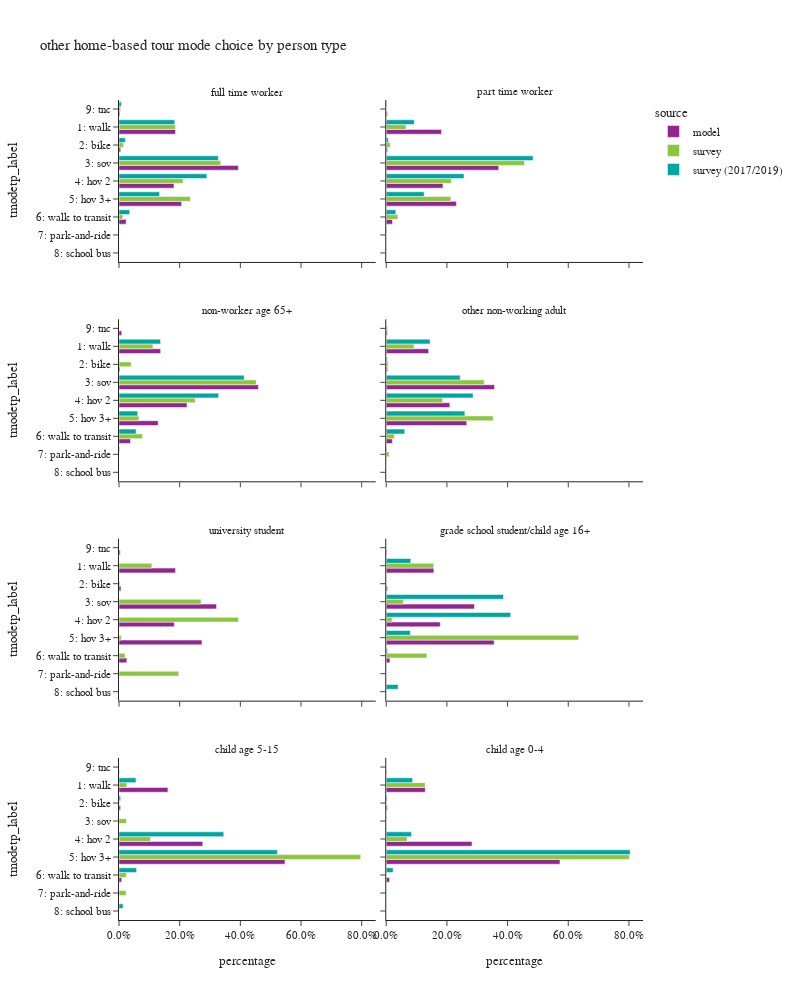

Source (notebook cell):
### Code cell
plot_mode_choice(hb_tour,"pptyp_label",
                 {"pptyp_label":["full time worker","part time worker","non-worker age 65+","other non-working adult",
                                 "university student","grade school student/child age 16+","child age 5-15","child age 0-4"],
                  "tmodetp_label":["1: walk","2: bike","3: sov","4: hov 2","5: hov 3+","6: walk to transit",
                                   "7: park-and-ride","8: school bus","9: other–survey only"]},
                 "person type",2,1000)

### Figure 1 — Plotly figure (JSON) as saved in the notebook; plotly's stock layout.template omitted (floating-point values rounded to 4 significant figures)
{"data": [{"alignmentgroup": "True", "customdata": [[182629], [5610], [386160], [177937], [202324], [23255], [2827]], "hovertemplate": "source=model<br>pptyp_label=full time worker<br>percentage=%{x}<br>tmodetp_label=%{y}<br>sample count=%{customdata[0]}<extra></extra>", "legendgroup": "model", "marker": {"color": "#91268F", "pattern": {"shape": ""}}, "name": "model", "offsetgroup": "model", "orientation": "h", "showlegend": true, "textposition": "auto", "type": "bar", "x": [0.1862, 0.00572, 0.3937, 0.1814, 0.2063, 0.02371, 0.002883], "xaxis": "x7", "y": ["1: walk", "2: bike", "3: sov", "4: hov 2", "5: hov 3+", "6: walk to transit", "9: tnc"], "yaxis": "y7"}, {"alignmentgroup": "True", "customdata": [[58969], [1441], [119880], [60484], [74740], [6618], [1228]], "hovertemplate": "source=model<br>pptyp_label=part time worker<br>percentage=%{x}<br>tmodetp_label=%{y}<br>sample count=%{customdata[0]}<extra></extra>", "legendgroup": "model", "marker": {"color": "#91268F", "pattern": {"shape": ""}}, "name": "model", "offsetgroup": "model", "orientation": "h", "showlegend": false, "textposition": "auto", "type": "bar", "x": [0.1824, 0.004456, 0.3707, 0.187, 0.2311, 0.02047, 0.003798], "xaxis": "x8", "y": ["1: walk", "2: bike", "3: sov", "4: hov 2", "5: hov 3+", "6: walk to transit", "9: tnc"], "yaxis": "y8"}, {"alignmentgroup": "True", "customdata": [[90157], [2129], [301919], [147308], [84786], [24840], [5861]], "hovertemplate": "source=model<br>pptyp_label=non-worker age 65+<br>percentage=%{x}<br>tmodetp_label=%{y}<br>sample count=%{customdata[0]}<extra></extra>", "legendgroup": "model", "marker": {"color": "#91268F", "pattern": {"shape": ""}}, "name": "model", "offsetgroup": "model", "orientation": "h", "showlegend": false, "textposition": "auto", "type": "bar", "x": [0.1372, 0.00324, 0.4595, 0.2242, 0.1291, 0.03781, 0.008921], "xaxis": "x5", "y": ["1: walk", "2: bike", "3: sov", "4: hov 2", "5: hov 3+", "6: walk to transit", "9: tnc"], "yaxis": "y5"}, {"alignmentgroup": "True", "customdata": [[89072], [2866], [227489], [133546], [168984], [12901], [2325]], "hovertemplate": "source=model<br>pptyp_label=other non-working adult<br>percentage=%{x}<br>tmodetp_label=%{y}<br>sample count=%{customdata[0]}<extra></extra>", "legendgroup": "model", "marker": {"color": "#91268F", "pattern": {"shape": ""}}, "name": "model", "offsetgroup": "model", "orientation": "h", "showlegend": false, "textposition": "auto", "type": "bar", "x": [0.1398, 0.004498, 0.357, 0.2096, 0.2652, 0.02025, 0.003649], "xaxis": "x6", "y": ["1: walk", "2: bike", "3: sov", "4: hov 2", "5: hov 3+", "6: walk to transit", "9: tnc"], "yaxis": "y6"}, {"alignmentgroup": "True", "customdata": [[19608], [681], [33823], [19184], [28768], [2716], [420]], "hovertemplate": "source=model<br>pptyp_label=university student<br>percentage=%{x}<br>tmodetp_label=%{y}<br>sample count=%{customdata[0]}<extra></extra>", "legendgroup": "model", "marker": {"color": "#91268F", "pattern": {"shape": ""}}, "name": "model", "offsetgroup": "model", "orientation": "h", "showlegend": false, "textposition": "auto", "type": "bar", "x": [0.1864, 0.006473, 0.3215, 0.1824, 0.2735, 0.02582, 0.003992], "xaxis": "x3", "y": ["1: walk", "2: bike", "3: sov", "4: hov 2", "5: hov 3+", "6: walk to transit", "9: tnc"], "yaxis": "y3"}, {"alignmentgroup": "True", "customdata": [[7867], [224], [14564], [8919], [17818], [613], [89]], "hovertemplate": "source=model<br>pptyp_label=grade school student/child age 16+<br>percentage=%{x}<br>tmodetp_label=%{y}<br>sample count=%{customdata[0]}<extra></extra>", "legendgroup": "model", "marker": {"color": "#91268F", "pattern": {"shape": ""}}, "name": "model", "offsetgroup": "model", "orientation": "h", "showlegend": false, "textposition": "auto", "type": "bar", "x": [0.157, 0.004472, 0.2907, 0.178, 0.3557, 0.01224, 0.001777], "xaxis": "x4", "y": ["1: walk", "2: bike", "3: sov", "4: hov 2", "5: hov 3+", "6: walk to transit", "9: tnc"], "yaxis": "y4"}, {"alignmentgroup": "True", "customdata": [[47751], [1540], [81786], [162052], [2661], [396]], "hovertemplate": "source=model<br>pptyp_label=child age 5-15<br>percentage=%{x}<br>tmodetp_label=%{y}<br>sample count=%{customdata[0]}<extra></extra>", "legendgroup": "model", "marker": {"color": "#91268F", "pattern": {"shape": ""}}, "name": "model", "offsetgroup": "model", "orientation": "h", "showlegend": false, "textposition": "auto", "type": "bar", "x": [0.1612, 0.005199, 0.2761, 0.5471, 0.008984, 0.001337], "xaxis": "x", "y": ["1: walk", "2: bike", "4: hov 2", "5: hov 3+", "6: walk to transit", "9: tnc"], "yaxis": "y"}, {"alignmentgroup": "True", "customdata": [[26276], [764], [57704], [116856], [2250], [216]], "hovertemplate": "source=model<br>pptyp_label=child age 0-4<br>percentage=%{x}<br>tmodetp_label=%{y}<br>sample count=%{customdata[0]}<extra></extra>", "legendgroup": "model", "marker": {"color": "#91268F", "pattern": {"shape": ""}}, "name": "model", "offsetgroup": "model", "orientation": "h", "showlegend": false, "textposition": "auto", "type": "bar", "x": [0.1288, 0.003744, 0.2828, 0.5726, 0.01103, 0.001058], "xaxis": "x2", "y": ["1: walk", "2: bike", "4: hov 2", "5: hov 3+", "6: walk to transit", "9: tnc"], "yaxis": "y2"}, {"alignmentgroup": "True", "customdata": [[447], [52], [451], [264], [144], [48], [2], [13]], "hovertemplate": "source=survey<br>pptyp_label=full time worker<br>percentage=%{x}<br>tmodetp_label=%{y}<br>sample count=%{customdata[0]}<extra></extra>", "legendgroup": "survey", "marker": {"color": "#8CC63E", "pattern": {"shape": ""}}, "name": "survey", "offsetgroup": "survey", "orientation": "h", "showlegend": true, "textposition": "auto", "type": "bar", "x": [0.1856, 0.01442, 0.3353, 0.2111, 0.2354, 0.01249, 0.0002596, 0.005455], "xaxis": "x7", "y": ["1: walk", "2: bike", "3: sov", "4: hov 2", "5: hov 3+", "6: walk to transit", "7: park-and-ride", "9: tnc"], "yaxis": "y7"}, {"alignmentgroup": "True", "customdata": [[84], [19], [179], [86], [48], [36]], "hovertemplate": "source=survey<br>pptyp_label=part time worker<br>percentage=%{x}<br>tmodetp_label=%{y}<br>sample count=%{customdata[0]}<extra></extra>", "legendgroup": "survey", "marker": {"color": "#8CC63E", "pattern": {"shape": ""}}, "name": "survey", "offsetgroup": "survey", "orientation": "h", "showlegend": false, "textposition": "auto", "type": "bar", "x": [0.06498, 0.01324, 0.4559, 0.2146, 0.2128, 0.03855], "xaxis": "x8", "y": ["1: walk", "2: bike", "3: sov", "4: hov 2", "5: hov 3+", "6: walk to transit"], "yaxis": "y8"}, {"alignmentgroup": "True", "customdata": [[145], [19], [404], [242], [51], [55], [4], [1]], "hovertemplate": "source=survey<br>pptyp_label=non-worker age 65+<br>percentage=%{x}<br>tmodetp_label=%{y}<br>sample count=%{customdata[0]}<extra></extra>", "legendgroup": "survey", "marker": {"color": "#8CC63E", "pattern": {"shape": ""}}, "name": "survey", "offsetgroup": "survey", "orientation": "h", "showlegend": false, "textposition": "auto", "type": "bar", "x": [0.1118, 0.0403, 0.4524, 0.2511, 0.06548, 0.07793, 0.0006848, 0.0003417], "xaxis": "x5", "y": ["1: walk", "2: bike", "3: sov", "4: hov 2", "5: hov 3+", "6: walk to transit", "7: park-and-ride", "9: tnc"], "yaxis": "y5"}, {"alignmentgroup": "True", "customdata": [[156], [21], [257], [148], [89], [47], [5], [5]], "hovertemplate": "source=survey<br>pptyp_label=other non-working adult<br>percentage=%{x}<br>tmodetp_label=%{y}<br>sample count=%{customdata[0]}<extra></extra>", "legendgroup": "survey", "marker": {"color": "#8CC63E", "pattern": {"shape": ""}}, "name": "survey", "offsetgroup": "survey", "orientation": "h", "showlegend": false, "textposition": "auto", "type": "bar", "x": [0.09156, 0.006279, 0.3229, 0.186, 0.3527, 0.02681, 0.009515, 0.004343], "xaxis": "x6", "y": ["1: walk", "2: bike", "3: sov", "4: hov 2", "5: hov 3+", "6: walk to transit", "7: park-and-ride", "9: tnc"], "yaxis": "y6"}, {"alignmentgroup": "True", "customdata": [[41], [4], [22], [13], [4], [7], [3]], "hovertemplate": "source=survey<br>pptyp_label=university student<br>percentage=%{x}<br>tmodetp_label=%{y}<br>sample count=%{customdata[0]}<extra></extra>", "legendgroup": "survey", "marker": {"color": "#8CC63E", "pattern": {"shape": ""}}, "name": "survey", "offsetgroup": "survey", "orientation": "h", "showlegend": false, "textposition": "auto", "type": "bar", "x": [0.1083, 0.003387, 0.2702, 0.3939, 0.007439, 0.01975, 0.197], "xaxis": "x3", "y": ["1: walk", "2: bike", "3: sov", "4: hov 2", "5: hov 3+", "6: walk to transit", "7: park-and-ride"], "yaxis": "y3"}, {"alignmentgroup": "True", "customdata": [[1], [3], [3], [9], [2]], "hovertemplate": "source=survey<br>pptyp_label=grade school student/child age 16+<br>percentage=%{x}<br>tmodetp_label=%{y}<br>sample count=%{customdata[0]}<extra></extra>", "legendgroup": "survey", "marker": {"color": "#8CC63E", "pattern": {"shape": ""}}, "name": "survey", "offsetgroup": "survey", "orientation": "h", "showlegend": false, "textposition": "auto", "type": "bar", "x": [0.1565, 0.056, 0.0191, 0.6344, 0.1339], "xaxis": "x4", "y": ["1: walk", "3: sov", "4: hov 2", "5: hov 3+", "6: walk to transit"], "yaxis": "y4"}, {"alignmentgroup": "True", "customdata": [[8], [3], [1], [41], [96], [4], [1], [2]], "hovertemplate": "source=survey<br>pptyp_label=child age 5-15<br>percentage=%{x}<br>tmodetp_label=%{y}<br>sample count=%{customdata[0]}<extra></extra>", "legendgroup": "survey", "marker": {"color": "#8CC63E", "pattern": {"shape": ""}}, "name": "survey", "offsetgroup": "survey", "orientation": "h", "showlegend": false, "textposition": "auto", "type": "bar", "x": [0.0254, 0.001926, 0.0244, 0.1035, 0.7967, 0.0244, 0.02346, 0.000267], "xaxis": "x", "y": ["1: walk", "2: bike", "3: sov", "4: hov 2", "5: hov 3+", "6: walk to transit", "7: park-and-ride", "8: school bus"], "yaxis": "y"}, {"alignmentgroup": "True", "customdata": [[24], [14], [65], [1], [1]], "hovertemplate": "source=survey<br>pptyp_label=child age 0-4<br>percentage=%{x}<br>tmodetp_label=%{y}<br>sample count=%{customdata[0]}<extra></extra>", "legendgroup": "survey", "marker": {"color": "#8CC63E", "pattern": {"shape": ""}}, "name": "survey", "offsetgroup": "survey", "orientation": "h", "showlegend": false, "textposition": "auto", "type": "bar", "x": [0.1283, 0.06863, 0.8015, 0.001273, 0.0002254], "xaxis": "x2", "y": ["1: walk", "4: hov 2", "5: hov 3+", "6: walk to transit", "7: park-and-ride"], "yaxis": "y2"}, {"alignmentgroup": "True", "customdata": [[892], [49], [686], [513], [194], [165], [7], [1], [43]], "hovertemplate": "source=survey (2017/2019)<br>pptyp_label=full time worker<br>percentage=%{x}<br>tmodetp_label=%{y}<br>sample count=%{customdata[0]}<extra></extra>", "legendgroup": "survey (2017/2019)", "marker": {"color": "#00A7A0", "pattern": {"shape": ""}}, "name": "survey (2017/2019)", "offsetgroup": "survey (2017/2019)", "orientation": "h", "showlegend": true, "textposition": "auto", "type": "bar", "x": [0.1838, 0.02102, 0.3275, 0.2896, 0.1338, 0.03528, 0.0009356, 0.0001315, 0.007891], "xaxis": "x7", "y": ["1: walk", "2: bike", "3: sov", "4: hov 2", "5: hov 3+", "6: walk to transit", "7: park-and-ride", "8: school bus", "9: tnc"], "yaxis": "y7"}, {"alignmentgroup": "True", "customdata": [[254], [16], [288], [193], [103], [75], [2], [2], [6]], "hovertemplate": "source=survey (2017/2019)<br>pptyp_label=part time worker<br>percentage=%{x}<br>tmodetp_label=%{y}<br>sample count=%{customdata[0]}<extra></extra>", "legendgroup": "survey (2017/2019)", "marker": {"color": "#00A7A0", "pattern": {"shape": ""}}, "name": "survey (2017/2019)", "offsetgroup": "survey (2017/2019)", "orientation": "h", "showlegend": false, "textposition": "auto", "type": "bar", "x": [0.09226, 0.007052, 0.4841, 0.2563, 0.1251, 0.03164, 0.001712, 0.0003946, 0.001448], "xaxis": "x8", "y": ["1: walk", "2: bike", "3: sov", "4: hov 2", "5: hov 3+", "6: walk to transit", "7: park-and-ride", "8: school bus", "9: tnc"], "yaxis": "y8"}, {"alignmentgroup": "True", "customdata": [[300], [16], [571], [349], [71], [124], [9], [3]], "hovertemplate": "source=survey (2017/2019)<br>pptyp_label=non-worker age 65+<br>percentage=%{x}<br>tmodetp_label=%{y}<br>sample count=%{customdata[0]}<extra></extra>", "legendgroup": "survey (2017/2019)", "marker": {"color": "#00A7A0", "pattern": {"shape": ""}}, "name": "survey (2017/2019)", "offsetgroup": "survey (2017/2019)", "orientation": "h", "showlegend": false, "textposition": "auto", "type": "bar", "x": [0.137, 0.001419, 0.4128, 0.3285, 0.06171, 0.05647, 0.002085, 6.64e-05], "xaxis": "x5", "y": ["1: walk", "2: bike", "3: sov", "4: hov 2", "5: hov 3+", "6: walk to transit", "7: park-and-ride", "9: tnc"], "yaxis": "y5"}, {"alignmentgroup": "True", "customdata": [[342], [20], [348], [271], [154], [150], [4], [13]], "hovertemplate": "source=survey (2017/2019)<br>pptyp_label=other non-working adult<br>percentage=%{x}<br>tmodetp_label=%{y}<br>sample count=%{customdata[0]}<extra></extra>", "legendgroup": "survey (2017/2019)", "marker": {"color": "#00A7A0", "pattern": {"shape": ""}}, "name": "survey (2017/2019)", "offsetgroup": "survey (2017/2019)", "orientation": "h", "showlegend": false, "textposition": "auto", "type": "bar", "x": [0.1444, 0.00344, 0.2437, 0.2861, 0.2591, 0.06098, 0.001694, 0.0005221], "xaxis": "x6", "y": ["1: walk", "2: bike", "3: sov", "4: hov 2", "5: hov 3+", "6: walk to transit", "7: park-and-ride", "9: tnc"], "yaxis": "y6"}, {"alignmentgroup": "True", "customdata": [[9], [13], [25], [6], [4], [2]], "hovertemplate": "source=survey (2017/2019)<br>pptyp_label=grade school student/child age 16+<br>percentage=%{x}<br>tmodetp_label=%{y}<br>sample count=%{customdata[0]}<extra></extra>", "legendgroup": "survey (2017/2019)", "marker": {"color": "#00A7A0", "pattern": {"shape": ""}}, "name": "survey (2017/2019)", "offsetgroup": "survey (2017/2019)", "orientation": "h", "showlegend": false, "textposition": "auto", "type": "bar", "x": [0.0808, 0.3865, 0.4101, 0.07933, 0.004154, 0.0391], "xaxis": "x4", "y": ["1: walk", "3: sov", "4: hov 2", "5: hov 3+", "6: walk to transit", "8: school bus"], "yaxis": "y4"}, {"alignmentgroup": "True", "customdata": [[34], [4], [68], [149], [10], [7]], "hovertemplate": "source=survey (2017/2019)<br>pptyp_label=child age 5-15<br>percentage=%{x}<br>tmodetp_label=%{y}<br>sample count=%{customdata[0]}<extra></extra>", "legendgroup": "survey (2017/2019)", "marker": {"color": "#00A7A0", "pattern": {"shape": ""}}, "name": "survey (2017/2019)", "offsetgroup": "survey (2017/2019)", "orientation": "h", "showlegend": false, "textposition": "auto", "type": "bar", "x": [0.0559, 0.005335, 0.3453, 0.5222, 0.05793, 0.01329], "xaxis": "x", "y": ["1: walk", "2: bike", "4: hov 2", "5: hov 3+", "6: walk to transit", "8: school bus"], "yaxis": "y"}, {"alignmentgroup": "True", "customdata": [[74], [8], [79], [187], [11]], "hovertemplate": "source=survey (2017/2019)<br>pptyp_label=child age 0-4<br>percentage=%{x}<br>tmodetp_label=%{y}<br>sample count=%{customdata[0]}<extra></extra>", "legendgroup": "survey (2017/2019)", "marker": {"color": "#00A7A0", "pattern": {"shape": ""}}, "name": "survey (2017/2019)", "offsetgroup": "survey (2017/2019)", "orientation": "h", "showlegend": false, "textposition": "auto", "type": "bar", "x": [0.08684, 0.002919, 0.08335, 0.804, 0.02285], "xaxis": "x2", "y": ["1: walk", "2: bike", "4: hov 2", "5: hov 3+", "6: walk to transit"], "yaxis": "y2"}], "layout": {"annotations": [{"font": {}, "showarrow": false, "text": "child age 5-15", "x": 0.245, "xanchor": "center", "xref": "paper", "y": 0.1975, "yanchor": "bottom", "yref": "paper"}, {"font": {}, "showarrow": false, "text": "child age 0-4", "x": 0.755, "xanchor": "center", "xref": "paper", "y": 0.1975, "yanchor": "bottom", "yref": "paper"}, {"font": {}, "showarrow": false, "text": "university student", "x": 0.245, "xanchor": "center", "xref": "paper", "y": 0.465, "yanchor": "bottom", "yref": "paper"}, {"font": {}, "showarrow": false, "text": "grade school student/child age 16+", "x": 0.755, "xanchor": "center", "xref": "paper", "y": 0.465, "yanchor": "bottom", "yref": "paper"}, {"font": {}, "showarrow": false, "text": "non-worker age 65+", "x": 0.245, "xanchor": "center", "xref": "paper", "y": 0.7325, "yanchor": "bottom", "yref": "paper"}, {"font": {}, "showarrow": false, "text": "other non-working adult", "x": 0.755, "xanchor": "center", "xref": "paper", "y": 0.7325, "yanchor": "bottom", "yref": "paper"}, {"font": {}, "showarrow": false, "text": "full time worker", "x": 0.245, "xanchor": "center", "xref": "paper", "y": 1.0, "yanchor": "bottom", "yref": "paper"}, {"font": {}, "showarrow": false, "text": "part time worker", "x": 0.755, "xanchor": "center", "xref": "paper", "y": 1.0, "yanchor": "bottom", "yref": "paper"}], "barmode": "group", "height": 1000, "legend": {"title": {"text": "source"}, "tracegroupgap": 0}, "title": {"text": "other home-based tour mode choice by person type"}, "width": 800, "xaxis": {"anchor": "y", "domain": [0.0, 0.49], "tickformat": ".1%", "title": {"text": "percentage"}}, "xaxis2": {"anchor": "y2", "domain": [0.51, 1.0], "matches": "x", "tickformat": ".1%", "title": {"text": "percentage"}}, "xaxis3": {"anchor": "y3", "domain": [0.0, 0.49], "matches": "x", "showticklabels": false, "tickformat": ".1%"}, "xaxis4": {"anchor": "y4", "domain": [0.51, 1.0], "matches": "x", "showticklabels": false, "tickformat": ".1%"}, "xaxis5": {"anchor": "y5", "domain": [0.0, 0.49], "matches": "x", "showticklabels": false, "tickformat": ".1%"}, "xaxis6": {"anchor": "y6", "domain": [0.51, 1.0], "matches": "x", "showticklabels": false, "tickformat": ".1%"}, "xaxis7": {"anchor": "y7", "domain": [0.0, 0.49], "matches": "x", "showticklabels": false, "tickformat": ".1%"}, "xaxis8": {"anchor": "y8", "domain": [0.51, 1.0], "matches": "x", "showticklabels": false, "tickformat": ".1%"}, "yaxis": {"anchor": "x", "categoryarray": ["9: other–survey only", "8: school bus", "7: park-and-ride", "6: walk to transit", "5: hov 3+", "4: hov 2", "3: sov", "2: bike", "1: walk"], "categoryorder": "array", "domain": [0.0, 0.1975], "title": {"text": "tmodetp_label"}}, "yaxis2": {"anchor": "x2", "domain": [0.0, 0.1975], "matches": "y", "showticklabels": false}, "yaxis3": {"anchor": "x3", "categoryarray": ["9: other–survey only", "8: school bus", "7: park-and-ride", "6: walk to transit", "5: hov 3+", "4: hov 2", "3: sov", "2: bike", "1: walk"], "categoryorder": "array", "domain": [0.2675, 0.465], "matches": "y", "title": {"text": "tmodetp_label"}}, "yaxis4": {"anchor": "x4", "domain": [0.2675, 0.465], "matches": "y", "showticklabels": false}, "yaxis5": {"anchor": "x5", "categoryarray": ["9: other–survey only", "8: school bus", "7: park-and-ride", "6: walk to transit", "5: hov 3+", "4: hov 2", "3: sov", "2: bike", "1: walk"], "categoryorder": "array", "domain": [0.535, 0.7325], "matches": "y", "title": {"text": "tmodetp_label"}}, "yaxis6": {"anchor": "x6", "domain": [0.535, 0.7325], "matches": "y", "showticklabels": false}, "yaxis7": {"anchor": "x7", "categoryarray": ["9: other–survey only", "8: school bus", "7: park-and-ride", "6: walk to transit", "5: hov 3+", "4: hov 2", "3: sov", "2: bike", "1: walk"], "categoryorder": "array", "domain": [0.8025, 1.0], "matches": "y", "title": {"text": "tmodetp_label"}}, "yaxis8": {"anchor": "x8", "domain": [0.8025, 1.0], "matches": "y", "showticklabels": false}}}
